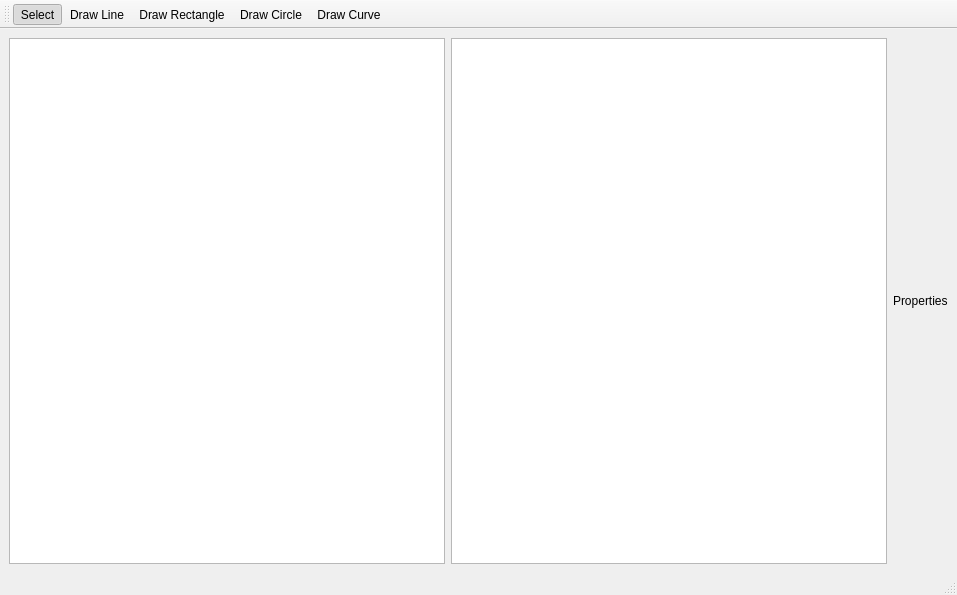
<?xml version="1.0" encoding="UTF-8"?>
<ui version="4.0">
 <class>MainWindow</class>
 <widget class="QMainWindow" name="MainWindow">
  <property name="geometry">
   <rect>
    <x>0</x>
    <y>0</y>
    <width>957</width>
    <height>595</height>
   </rect>
  </property>
  <property name="windowTitle">
   <string>Geometry Editor</string>
  </property>
  <widget class="QWidget" name="centralwidget">
   <layout class="QHBoxLayout" name="mainLayout">
    <item>
     <widget class="QTreeWidget" name="projectTree">
      <property name="headerHidden">
       <bool>true</bool>
      </property>
      <column>
       <property name="text">
        <string notr="true">1</string>
       </property>
      </column>
     </widget>
    </item>
    <item>
     <widget class="QGraphicsView" name="graphicsView"/>
    </item>
    <item>
     <layout class="QVBoxLayout" name="propertiesLayout">
      <item>
       <widget class="QLabel" name="labelProperties">
        <property name="text">
         <string>Properties</string>
        </property>
       </widget>
      </item>
     </layout>
    </item>
   </layout>
  </widget>
  <widget class="QToolBar" name="mainToolBar">
   <property name="windowTitle">
    <string>Tools</string>
   </property>
   <attribute name="toolBarArea">
    <enum>TopToolBarArea</enum>
   </attribute>
   <attribute name="toolBarBreak">
    <bool>false</bool>
   </attribute>
   <addaction name="actionSelect"/>
   <addaction name="actionDrawLine"/>
   <addaction name="actionDrawRect"/>
   <addaction name="actionDrawCircle"/>
   <addaction name="actionDrawCurve"/>
  </widget>
  <widget class="QStatusBar" name="statusbar"/>
  <action name="actionSelect">
   <property name="checkable">
    <bool>true</bool>
   </property>
   <property name="checked">
    <bool>true</bool>
   </property>
   <property name="text">
    <string>Select</string>
   </property>
  </action>
  <action name="actionDrawLine">
   <property name="checkable">
    <bool>true</bool>
   </property>
   <property name="text">
    <string>Draw Line</string>
   </property>
  </action>
  <action name="actionDrawRect">
   <property name="checkable">
    <bool>true</bool>
   </property>
   <property name="text">
    <string>Draw Rectangle</string>
   </property>
  </action>
  <action name="actionDrawCircle">
   <property name="checkable">
    <bool>true</bool>
   </property>
   <property name="text">
    <string>Draw Circle</string>
   </property>
  </action>
  <action name="actionDrawCurve">
   <property name="checkable">
    <bool>true</bool>
   </property>
   <property name="text">
    <string>Draw Curve</string>
   </property>
  </action>
 </widget>
 <resources/>
 <connections/>
</ui>
